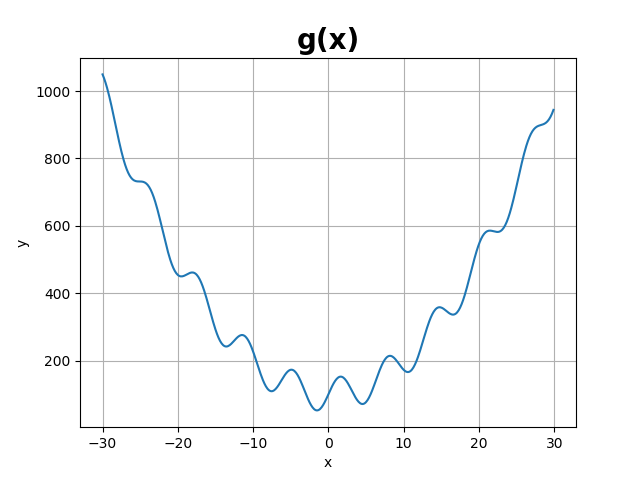

Generate this figure with Python:
#!/usr/bin/env python3
# -*- coding: utf-8 -*-
"""
Created on Sat Dec 21 18:20:11 2019

@author: Chokeunhee
"""

from matplotlib import pyplot as plt                                           # import pyplot from matplotlib as the name plt
import numpy as np                                                             # import module numpy as the name np

def g(x):                                                                      # define function g(x) as (50 * np.sin(x) + x ** 2 + 100)
    return (50 * np.sin(x) + x ** 2 + 100) 

x = np.arange(-30, 30, 0.1)                                                    # define x as from -30 to 30 with interval of 0.1

plt.grid()                                                                     # put grid for the graph
plt.xlabel("x")                                                                # label xlabel as "x"                                     
plt.ylabel("y")                                                                # label ylabel as "y"
plt.title("g(x)", fontsize=20, fontweight='bold')                              # graph title as g(x) with font size 20 and bold

plt.plot(x, g(x))                                                              # draw the graph x = x , y = g(x)

plt.savefig("26001904131_Week13_Q2-gx.png")                                    # save the figure as 26001904131_Week13_Q2-gx.png


